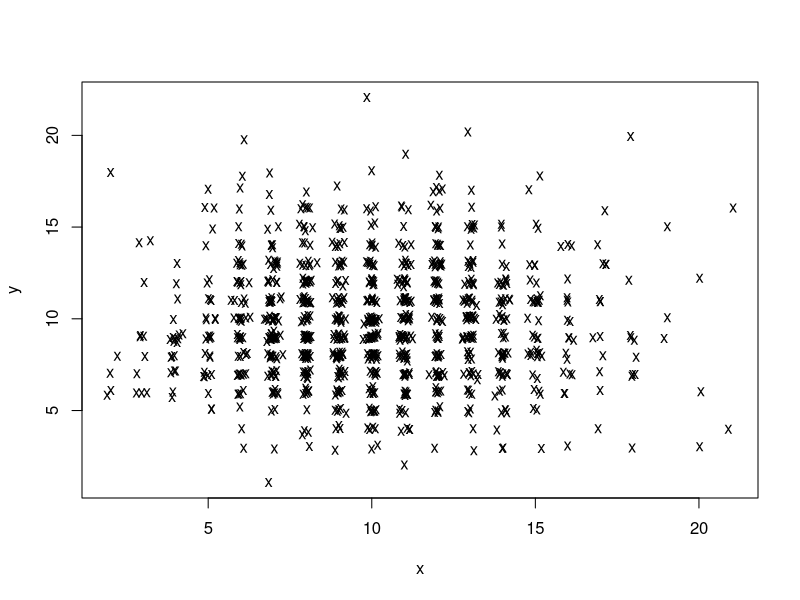

Recreate this plot in R.
# simulation of the pair (x,y) where x ~ binomial(N,p), y = N-x, N ~ Poisson()
# this is an example of a mixture distribution 
# oddly x and y turn out to be independent as one can see from the plot

trials = 1000
N = rpois(trials,lambda=20);
x = rbinom(trials,size=N,prob=.5);
y = N-x;
x = x + rnorm(trials,sd=.1);  # add a little noise for ease of viewing in plot
y = y + rnorm(trials,sd=.1);
plot(x,y,pch='x');

